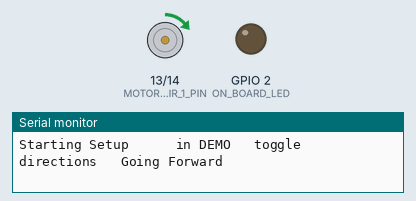
Recording of a program running on a simulated ESP32. Parts: motor-driver pin pairs drawn as motors (green arrow = first pin HIGH = forward, orange = second pin HIGH = backward, longer = more drive, scaled by the enable pin), output pins drawn as LEDs (lit = HIGH), the last lines printed to the serial monitor.

Above: at 0.1 s.
At 9.2 s:
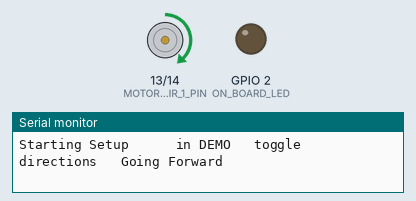
At 19.3 s:
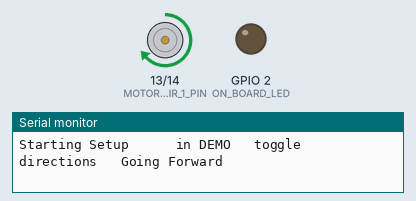
At 38.6 s:
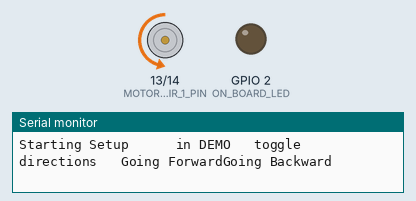
Timing chart, 0 to 40.0 s (numbered marks = the images above):
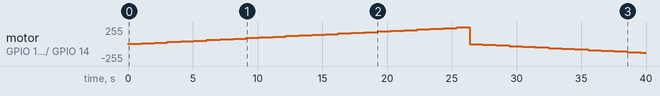

The program:

main.cpp
```cpp
#include <classes.h>

Train my_train;

void setup() {
  Serial.begin(9600);
  Serial.print("");
  Serial.print("Starting Setup      ");

  pinMode(ON_BOARD_LED,OUTPUT);
  pinMode(MOTOR_DIR_1_PIN,OUTPUT);
  pinMode(MOTOR_DIR_2_PIN,OUTPUT);


  digitalWrite(ON_BOARD_LED,LOW); // set led ON

  // setting PWM
  // configure LED PWM functionalitites
  ledcSetup(PWM_Channel, PWM_freq, PWM_resolution);

  // attach the channel to the GPIO to be controlled
  ledcAttachPin(MOTOR_PWM_PIN, PWM_Channel);

  my_train.init();

}

bool cycle = false;

void loop() {


  my_train.demo();

  if (!cycle) {
    digitalWrite(ON_BOARD_LED,HIGH);
    cycle = true;
  }
  else {
    digitalWrite(ON_BOARD_LED,LOW);
    cycle = false;
  }
  // my_train.wait(1000);
} // of LOOP()
```

classes.h
```cpp
#include<headers.h>
#include <Arduino.h>

void wait(int _num_of_ms) {
    // replacing delay()
    unsigned long time_now = millis();
    while(millis() < time_now + _num_of_ms) {
    } // of while()
  } // of wait


class Train {
  public:
  int speed = 0; // in work, to use as the speed of the train instead of global variable
  //int direction = LEFT;
  int distance = 0;
  int left_distance  = 777;
  int right_distance = 777;
  int bad_reads_cnt = 0;
  int bad_reads_in_a_row = 0;
  int good_reads_cnt = 0;
  //int dist_buffer[DIST_BUFF_SIZE];

  void init() {
    stop();
  } // of init()


  void stop() {
    digitalWrite(MOTOR_DIR_1_PIN,LOW);
    digitalWrite(MOTOR_DIR_2_PIN,LOW);
    } // of set_stop()

  void set_forward() {
    digitalWrite(MOTOR_DIR_1_PIN,HIGH);
    digitalWrite(MOTOR_DIR_2_PIN,LOW);
  }; // of set_forward()

  void set_backward() {
    digitalWrite(MOTOR_DIR_1_PIN,LOW);
    digitalWrite(MOTOR_DIR_2_PIN,HIGH);
  }; // of set_backward

  void go(int _speed) {
    ledcWrite(PWM_Channel, _speed);
    wait(15);
  } // of GO()

  void demo() {
    Serial.print("in DEMO   ");
    Serial.print("toggle directions   ");
    bool cycle = false;
    Serial.print("Going Forward");
    set_forward();
    for (int i =1;i<256;i+=10) {
        go(i);
        wait(1000);
    } // end of for loop

    Serial.print("Going Backward");
    set_backward();
    for (int i =1;i<256;i+=10) {
        go(i);
        wait(1000);
    } // end of for loop

    stop();

  } // end of demo()


  void test_motor_pins() {
        // one time signals change
        // call within endless loop - to catch on scope
        digitalWrite(MOTOR_DIR_1_PIN,LOW);
        wait(50);
        digitalWrite(MOTOR_DIR_2_PIN,HIGH);
        wait(50);
        digitalWrite(MOTOR_DIR_1_PIN,HIGH);
        wait(50);
        digitalWrite(MOTOR_DIR_2_PIN,LOW);
        wait(50);
        Serial.print(" .");
    }


    void test_pwm_pin() {
        for (int i =1;i<256;i+=10) {
          go(i);
          wait(500);
      } // end of for loop
    }

}; // end of Train class
```

headers.h
```cpp
#define MOTOR_PWM_PIN       12 // also EN
#define MOTOR_DIR_1_PIN     13
#define MOTOR_DIR_2_PIN     14


const int PWM_freq = 5000;  // for the PWM
const int PWM_Channel = 0;   // PWM channel - there are 16
const int PWM_resolution = 8;   // 8 bits: 0-255


#define ON_BOARD_LED    2   //D4 Or GPIO-2 of nodemcu ESP8266
#define GREEN_LED       12  //D6
#define YELLOW_LED      13  //D7
#define RED_LED         15  //D8
/*
const int JUNK_VAL = 7777;
const int DIST_BUFF_SIZE = 20;
const int VERY_CLOSE = 23;
const int CLOSE = 23;
const int IN_RANGE = 40;
const int MIN_SPEED = 120; // was 120
const int MAX_SPEED = 1023; // MAX is 1023
const int SPEED_INC = 50;
const int TIME_IN_STATION = 1500;
const int SAMPLE_TIME = 200; // time for loop to wait between each cycle


const int LEFT  = 0;
const int RIGHT = 1;
const int ZERO  = 0;
const int LEFT_DIR  = 1; // it should have been like LEFT & RIGHT, but sto match the  real engine direction.
const int RIGHT_DIR = 0;

const bool fixed_speed = false; // True: speed is fixed or stopped. False: speed changes (slower or faster)
const bool DEBUG_MODE = true; // when true, printing debug statemens
*/
```

Measured:
- by itself, motor on GPIO 13 (MOTOR_DIR_1_PIN) / GPIO 14 (MOTOR_DIR_2_PIN): rises from stopped to forward 250/255 in 25.4 s, then falls to backward 130/255 in 14.2 s
